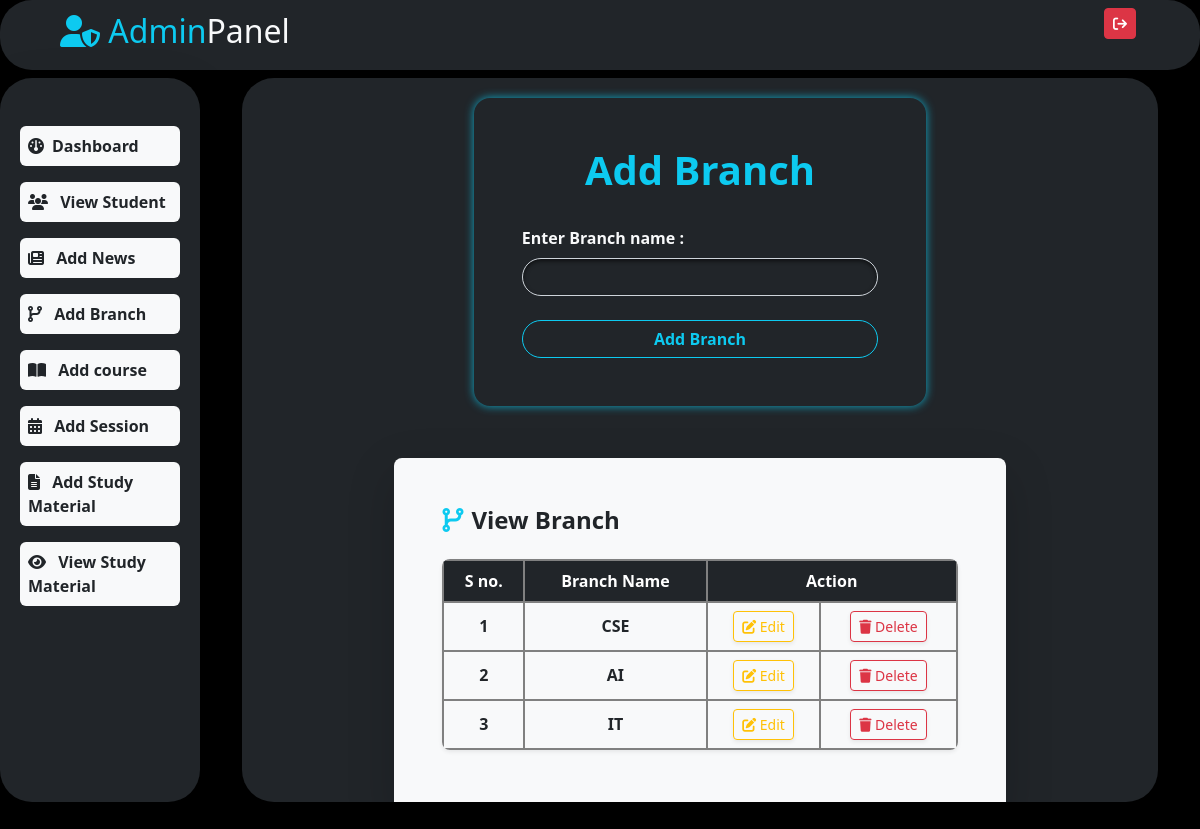
The app's page /index/adbranch/ with its own data.
### myapp/models.py (models this page shows)
class Branch(models.Model):
    branch=models.CharField(max_length=40)

### myapp/views.py (the view)
# urls.py: path('adbranch/',views.adbranch,name="adbranch"),
def adbranch(request):
    if request.method=="POST":
        branch=request.POST['branch']
        branch=Branch.objects.create(branch=branch)
        return redirect('myapp:adbranch')
    branch=Branch.objects.all()
    return render(request,'adbranch.html',{"branch":branch})

### myapp/templates/adbranch.html (shortened to what this page needs)
{%extends 'index.html'%}
{%block body%}
<div class="row my-2">
        <div class="mt-2 col-md-8 mx-auto p-1 ">
            <form action="" method="post" class="w-75 mx-auto shadow-lg rounded-4 p-5" style="box-shadow: 0 0 10px rgba(13, 202, 240, 0.8) !important; ">
                <h1 class="text-info fw-bold text-center">Add Branch</h1>
                <br>
                <label for="" class="text-light fw-bold pb-2">Enter Branch name :</label>
                <input type="text" name="branch" value="{{b.branch}}" #for update
                class="form-control rounded-pill ps-3 st">
                <br>
                <input type="submit" value="Add Branch" name="" class="btn btn-outline-info fw-bold rounded-pill form-control">
            </form>
        </div>
    </div>
     <div class="row mt-5">
        <div class="col-md-8 p-5 mx-auto bg-light rounded-3 table-responsive shadow-lg">
            <h4 class="text-dark mb-4 fw-bold"><i class=" text-info me-2 fa-solid fa-code-branch fa-fade "></i>View Branch</h4>
            <table class="table table-hover align-middle text-center shadow-sm rounded-3 overflow-hidden">
                <thead class="table-dark">
                <tr>
                    <th scope="col">
                        S no.
                    </th>
                    <th scope="col">Branch Name</th>
                    <th colspan="2">Action</th>
                </tr>
                </thead>
                <tbody>
                {%for i in branch%}
                <tr>
                    <td class="fw-semibold">{{forloop.counter}}</td>
                    <td class="fw-bold">{{i.branch}}</td>
                    <td><a href="{% url 'myapp:editbranch' i.id %}" class="btn btn-outline-warning btn-sm shadow-sm"><i class="fa fa-edit"></i> Edit</a></td>
                    <td><a href="{% url 'myapp:deletebranch' i.id %}" class="btn btn-outline-danger btn-sm shadow-sm"><i class="fa fa-trash"></i> Delete</a></td>
                </tr>
                </tbody>
                {%endfor%}
            </table>
        </div>
    </div>
{%endblock%}

### myapp/static/css/style.css (style rules this page uses)
tr,th,td { border:2px solid grey; }

### myapp/templates/index.html (style rules this page uses)
.st, textarea { background-color: #212529 !important; color: #f8f9fa !important; box-shadow: inset 0 2px 4px rgba(0, 0, 0, 0.6); }
.table { border-radius: 12px; overflow: hidden; }

### records on screen
Branch: branch "CSE"
Branch: branch "AI"
Branch: branch "IT"
